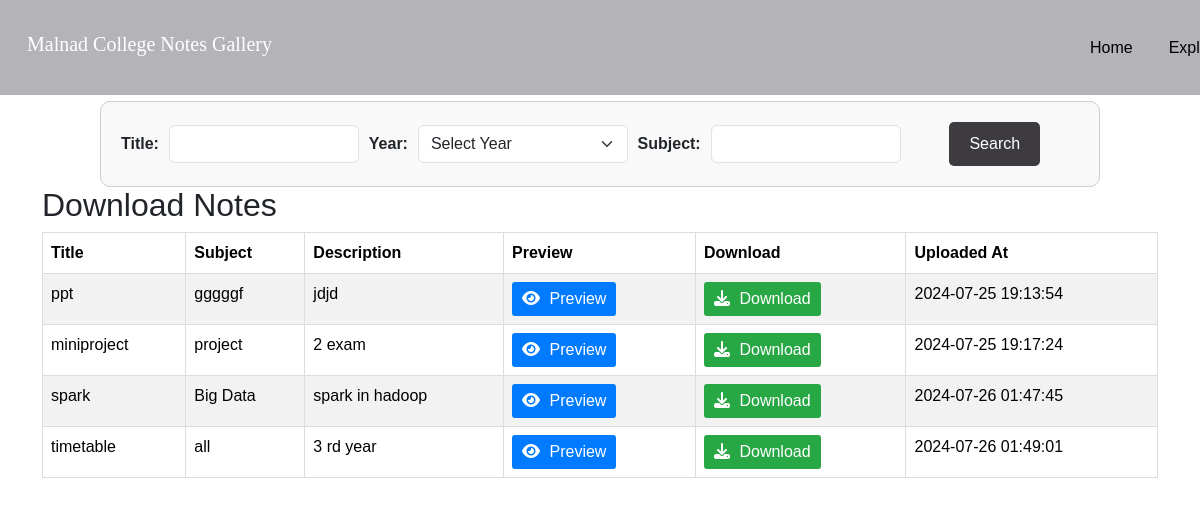
Page /display_notes.php?year=3 on the committed database.
### tables this page shows
CREATE TABLE `notes` (
  `note_id` int(11) NOT NULL,
  `user_id` int(11) NOT NULL,
  `title` varchar(255) NOT NULL,
  `content` text NOT NULL,
  `description` text DEFAULT NULL,
  `file_name` varchar(255) DEFAULT NULL,
  `file_path` varchar(255) DEFAULT NULL,
  `uploaded_at` timestamp NOT NULL DEFAULT current_timestamp(),
  `subject` varchar(255) NOT NULL,
  `year` int(4) NOT NULL
);

### display_notes.php (the view, shortened to what this page needs)
<?php
require_once('db.php');
$year = $_GET['year'] ?? '';
$sql = "SELECT * FROM notes WHERE 1=1";
$params = [];
$types = '';
if ($year) {
    $sql .= " AND year = ?";
    $params[] = $year;
    $types .= 'i';
}
$stmt = $conn->prepare($sql);
if ($params) {
    $stmt->bind_param($types, ...$params);
}
$stmt->execute();
$result = $stmt->get_result();
?>
<!DOCTYPE html>
<html lang="en">
<head>
    <link rel="stylesheet" href="https://cdnjs.cloudflare.com/ajax/libs/font-awesome/6.5.2/css/all.min.css">
    <link href="https://cdn.jsdelivr.net/npm/bootstrap@5.3.3/dist/css/bootstrap.min.css" rel="stylesheet">
</head>
<body>
<div class="navbar navbar-expand-lg navbar-dark bg-transparent fixed-top navbar-custom">
    <div class="container-fluid">
    <h1 class="h1-tag">Malnad College Notes Gallery</h1>
        <div class="offcanvas offcanvas-start" tabindex="-1" id="offcanvasNavbar" aria-labelledby="offcanvasNavbarLabel">
            <div class="offcanvas-body">
                <ul class="navbar-nav">
                    <li class="nav-item">
                    <a href="index.php" class="nav-link">Home</a>
                    </li>
                    <li class="nav-item dropdown">
                        <a class="nav-link dropdown-toggle" href="#" id="navbarDropdown" role="button" data-bs-toggle="dropdown" aria-expanded="false">
                            Explore More
                        </a>
                    </li>
                </ul>
            </div>
        </div>
    </div>
</div>
<div class="dform">
    <form method="GET" action="display_notes.php">
        <label for="title">Title:</label>
        <input type="text" id="title" name="title" class="form-control">
        <label for="year">Year:</label>
        <select id="year" name="year" class="form-select">
            <option value="">Select Year</option>
        </select>
        <label for="subject">Subject:</label>
        <input type="text" id="subject" name="subject" class="form-control">
        <div class="submit"><button type="submit" class="btn btn-primary">Search</button></div>
    </form>
</div>
<?php
if ($result->num_rows > 0) {
    echo '<div class="container">';
    echo '<h2>Download Notes</h2>';
    echo '<div class="table-responsive">';
    echo '<table class="table table-striped">';
    echo '<thead>';
    echo '<tr>';
    echo '<th>Title</th>';
    echo '<th>Subject</th>';
    echo '<th>Description</th>';
    echo '<th>Preview</th>';
    echo '<th>Download</th>';
    echo '<th>Uploaded At</th>';
    echo '</tr>';
    echo '</thead>';
    echo '<tbody>';
    while ($row = $result->fetch_assoc()) {
        $title = htmlspecialchars($row['title']);
        $subject = htmlspecialchars($row['subject']);
        $description = htmlspecialchars($row['description']);
        $file_path = htmlspecialchars($row['file_path']);
        $uploaded_at = htmlspecialchars($row['uploaded_at']);
        echo '<tr>';
        echo '<td>' . $title . '</td>';
        echo '<td>' . $subject . '</td>';
        echo '<td>' . $description . '</td>';
        echo '<td><a class="preview-button" href="preview.php?file=' . $file_path . '" target="_blank"><i class="fa fa-eye"></i> Preview</a></td>';
        echo '<td><a class="download-button" href="download.php?file=' . $file_path . '"><i class="fa fa-download"></i> Download</a></td>';
        echo '<td>' . $uploaded_at . '</td>';
        echo '</tr>';
    }
    echo '</tbody>';
    echo '</table>';
    echo '</div>';
    echo '</div>';
} else {
    echo '<div class="container"><p>No notes found.</p></div>';
}
?>
</body>
</html>

### display_notes.php (style rules this page uses)
body { font-family: Arial, sans-serif; }
.h1-tag { font-size: 20px; font-family: 'Times New Roman', Times, serif; color: white; }
.navbar-custom { background-color: #B4B4B8 !important; height: 95px; }
.nav-item { color: black; }
.dform { width: 100%; max-width: 1000px; margin: auto; padding: 20px; border: 1px solid #ccc; border-radius: 10px; background-color: #f9f9f9; margin-bottom: 20px; position: relative; top: 101px; }
.navbar { width: 100%; padding: 0 15px; box-sizing: border-box; }
.navbar a { color: black; margin: 0 10px; text-decoration: none; font-size: 16px; padding: 10px 15px; transition: color 0.3s, background-color 0.3s; }
.dform form { display: flex; justify-content: space-between; align-items: center; gap: 10px; }
.dform label { font-weight: bold; }
.navbar-nav { position: relative; left: 800px; text-decoration: none; }
.container { position: relative; top: 80px; }
.submit { display: flex; justify-content: center; width: 100%; }
.submit button { padding: 10px 20px; background-color: #3D3B40; color: white; border: none; border-radius: 5px; cursor: pointer; transition: background-color 0.3s; }
a { color: #007bff; text-decoration: none; }
.preview-button, .download-button { display: inline-block; padding: 5px 10px; margin-right: 5px; color: white; border: none; border-radius: 3px; cursor: pointer; text-align: center; text-decoration: none; }
.preview-button { background-color: #007bff; }
.download-button { background-color: #28a745; }
.fa-eye, .fa-download { margin-right: 5px; }
.table-responsive { overflow-y: auto; height: 80vh; }
@media (min-width: 768px) { table { width: 100%; border-collapse: collapse; margin-bottom: 20px; font-size: 16px; } }
@media (min-width: 768px) { th, td { border: 1px solid #ddd; padding: 10px; } }
@media (min-width: 768px) { th { background-color: #f4f4f4; text-align: left; } }

### rows in the picture
notes: title "ppt", subject "gggggf", description "jdjd", uploaded_at "2024-07-25 19:13:54"
notes: title "miniproject", subject "project", description "2 exam", uploaded_at "2024-07-25 19:17:24"
notes: title "spark", subject "Big Data", description "spark in hadoop", uploaded_at "2024-07-26 01:47:45"
notes: title "timetable", subject "all", description "3 rd year", uploaded_at "2024-07-26 01:49:01"
